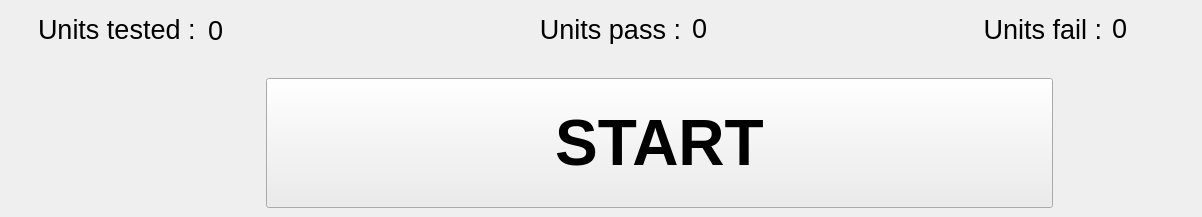
    <widget class="QWidget" name="tab_info">
     <attribute name="title">
      <string>Info</string>
     </attribute>
     <widget class="QLabel" name="lbl_lbl_units_fail">
      <property name="enabled">
       <bool>true</bool>
      </property>
      <property name="geometry">
       <rect>
        <x>941</x>
        <y>14</y>
        <width>161</width>
        <height>30</height>
       </rect>
      </property>
      <property name="font">
       <font>
        <pointsize>20</pointsize>
       </font>
      </property>
      <property name="text">
       <string>Units fail :</string>
      </property>
      <property name="alignment">
       <set>Qt::AlignRight|Qt::AlignTrailing|Qt::AlignVCenter</set>
      </property>
     </widget>
     <widget class="QLabel" name="lbl_lbl_units_tested">
      <property name="enabled">
       <bool>true</bool>
      </property>
      <property name="geometry">
       <rect>
        <x>38</x>
        <y>14</y>
        <width>161</width>
        <height>30</height>
       </rect>
      </property>
      <property name="font">
       <font>
        <pointsize>20</pointsize>
       </font>
      </property>
      <property name="text">
       <string>Units tested :</string>
      </property>
     </widget>
     <widget class="QLabel" name="lbl_units_pass">
      <property name="enabled">
       <bool>true</bool>
      </property>
      <property name="geometry">
       <rect>
        <x>692</x>
        <y>16</y>
        <width>81</width>
        <height>25</height>
       </rect>
      </property>
      <property name="font">
       <font>
        <pointsize>20</pointsize>
       </font>
      </property>
      <property name="text">
       <string>0</string>
      </property>
     </widget>
     <widget class="QLabel" name="lbl_lbl_units_pass">
      <property name="enabled">
       <bool>true</bool>
      </property>
      <property name="geometry">
       <rect>
        <x>520</x>
        <y>14</y>
        <width>161</width>
        <height>30</height>
       </rect>
      </property>
      <property name="font">
       <font>
        <pointsize>20</pointsize>
       </font>
      </property>
      <property name="text">
       <string>Units pass :</string>
      </property>
      <property name="alignment">
       <set>Qt::AlignRight|Qt::AlignTrailing|Qt::AlignVCenter</set>
      </property>
     </widget>
     <widget class="QLabel" name="lbl_units_fail">
      <property name="enabled">
       <bool>true</bool>
      </property>
      <property name="geometry">
       <rect>
        <x>1112</x>
        <y>16</y>
        <width>81</width>
        <height>25</height>
       </rect>
      </property>
      <property name="font">
       <font>
        <pointsize>20</pointsize>
       </font>
      </property>
      <property name="text">
       <string>0</string>
      </property>
     </widget>
     <widget class="QLabel" name="lbl_units_tested">
      <property name="enabled">
       <bool>true</bool>
      </property>
      <property name="geometry">
       <rect>
        <x>208</x>
        <y>18</y>
        <width>79</width>
        <height>25</height>
       </rect>
      </property>
      <property name="font">
       <font>
        <pointsize>20</pointsize>
       </font>
      </property>
      <property name="text">
       <string>0</string>
      </property>
     </widget>
     <widget class="QPushButton" name="btn_lbl_start">
      <property name="geometry">
       <rect>
        <x>266</x>
        <y>78</y>
        <width>787</width>
        <height>130</height>
       </rect>
      </property>
      <property name="font">
       <font>
        <pointsize>48</pointsize>
        <weight>75</weight>
        <bold>true</bold>
       </font>
      </property>
      <property name="styleSheet">
       <string notr="true">background-color: rgb(236, 236, 236)</string>
      </property>
      <property name="text">
       <string>START</string>
      </property>
     </widget>
    </widget>
